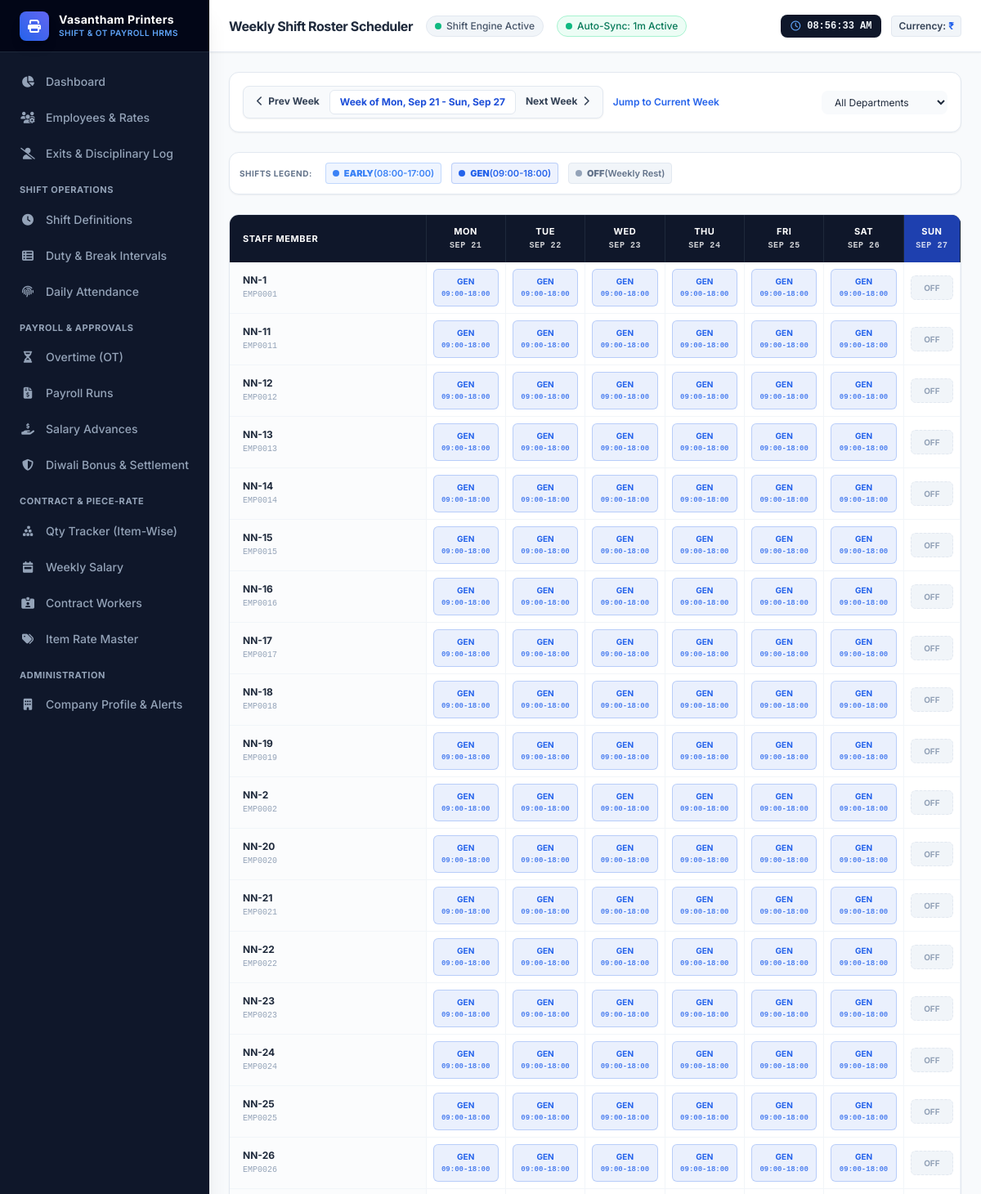
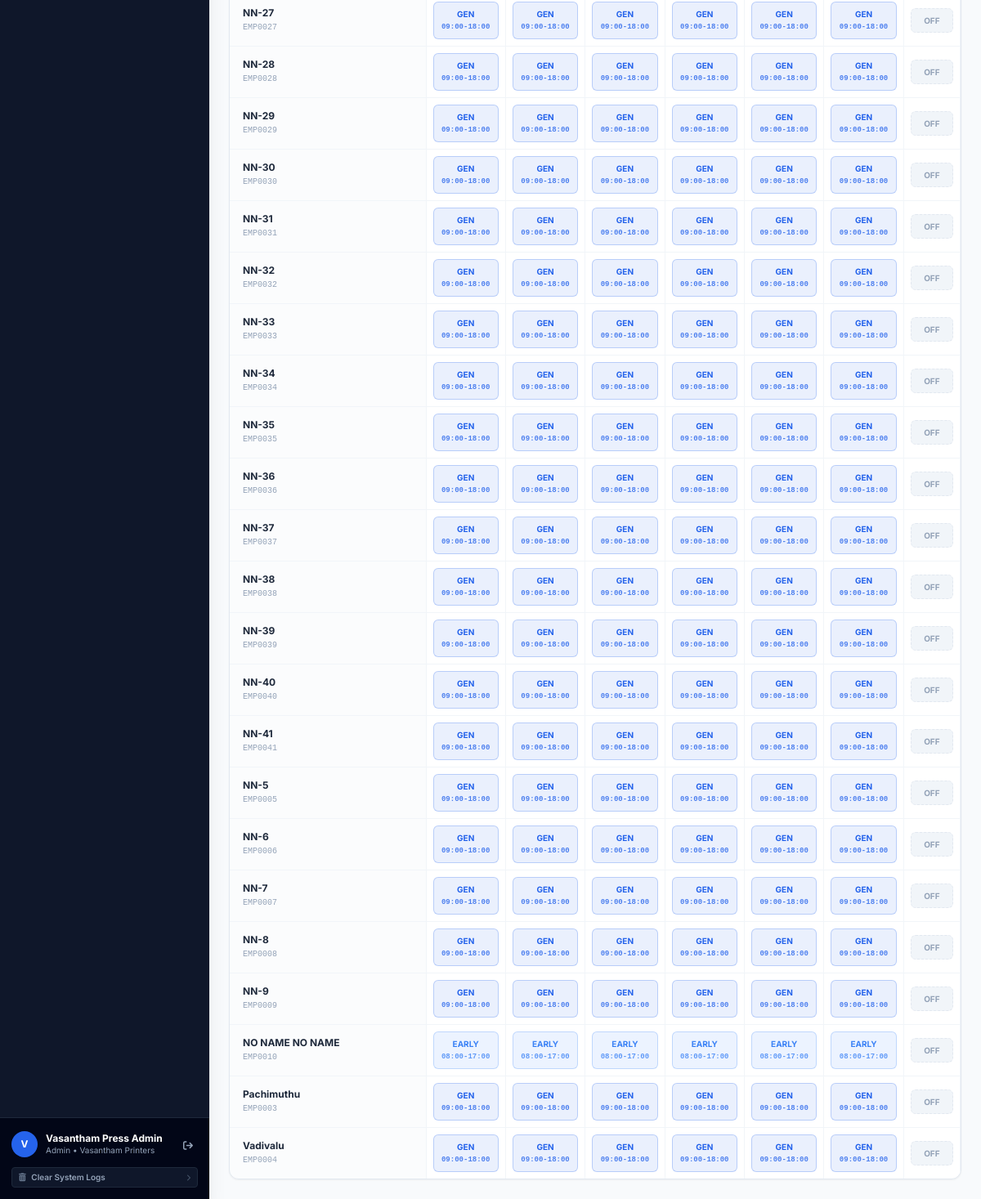
/shifts/roster (signed in), run on an earlier commit of the app's database (2 pictures, top to bottom).
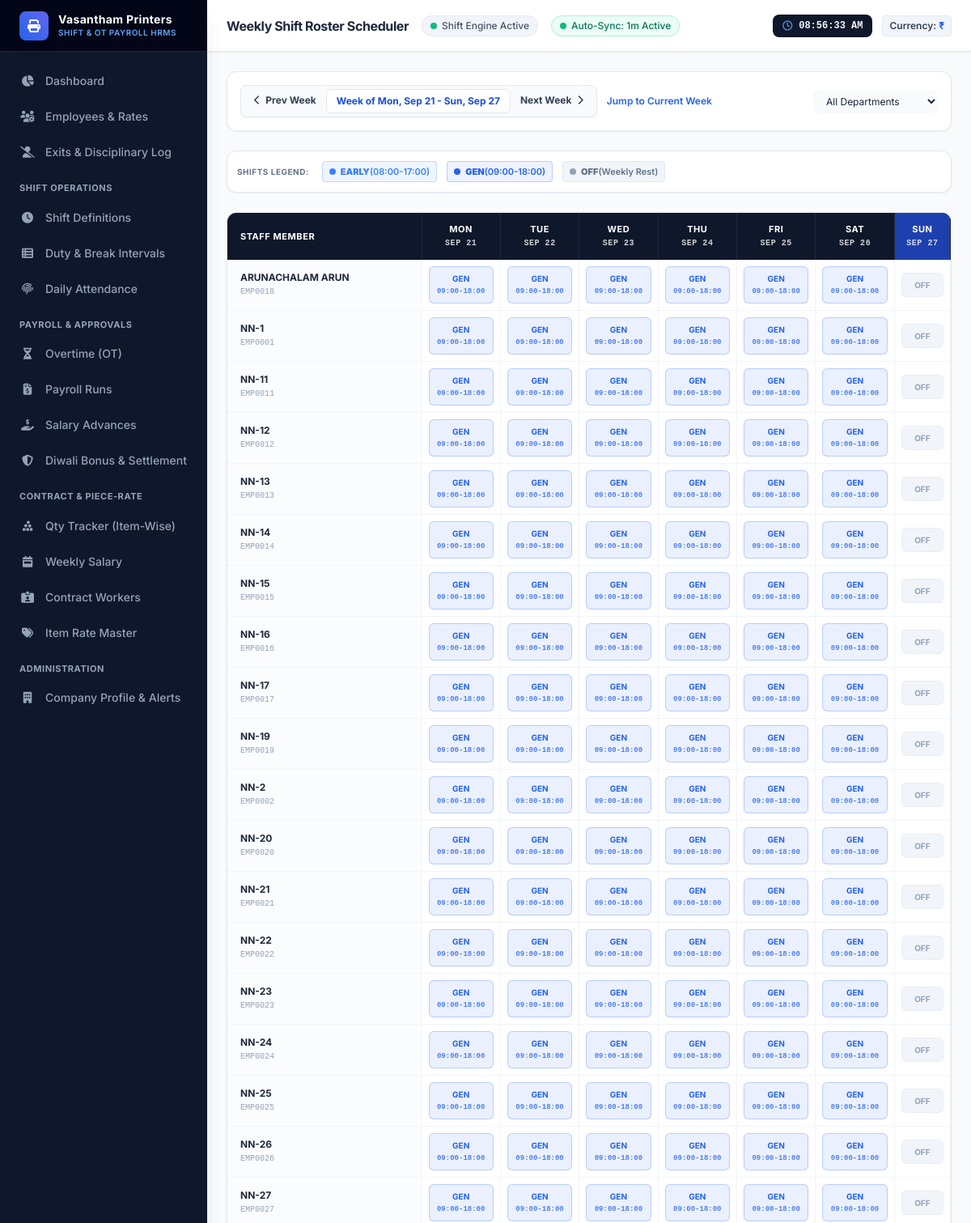
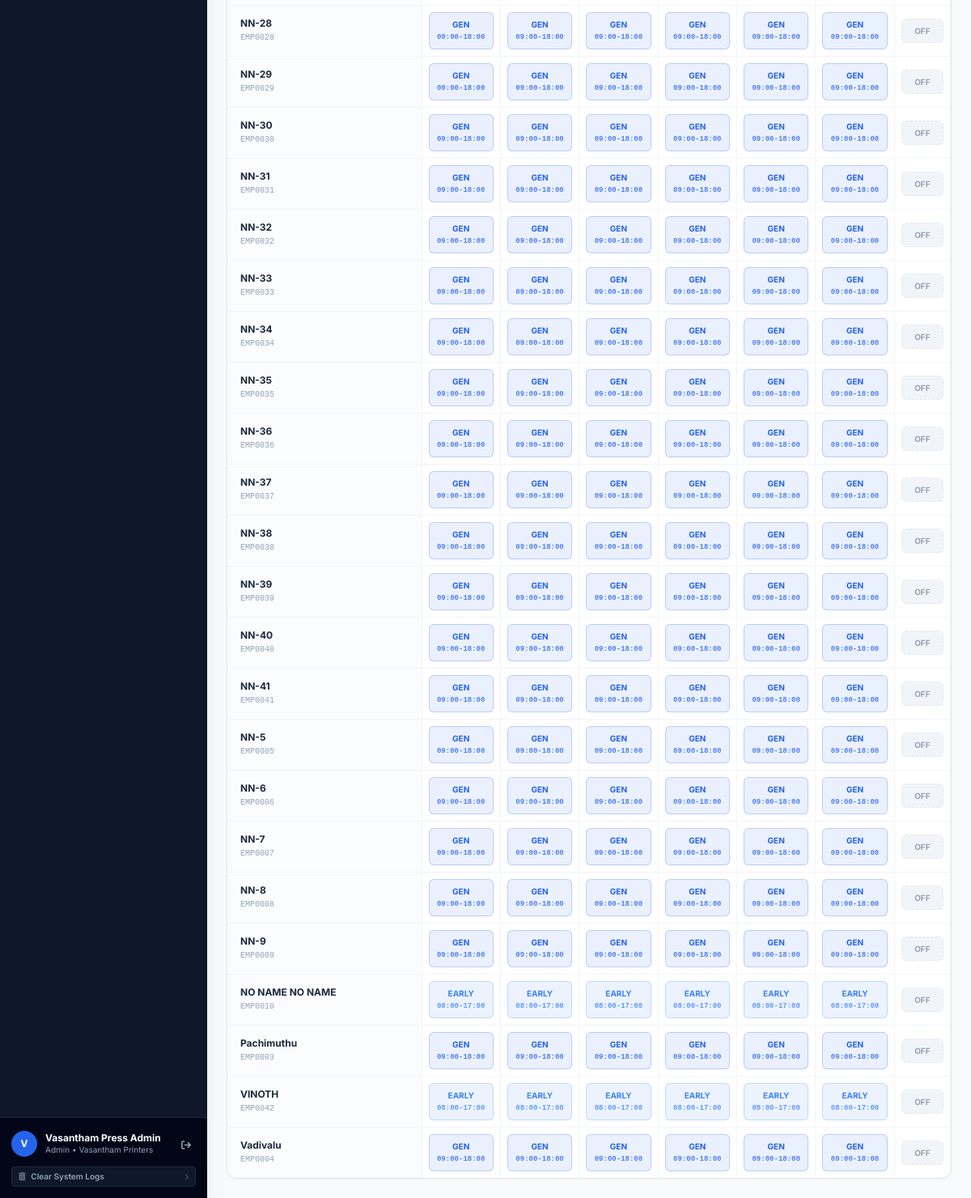
And on a later commit of the database (2 pictures, top to bottom).
### tables this page shows
CREATE TABLE employees (
        id INTEGER PRIMARY KEY AUTOINCREMENT,
        emp_no TEXT UNIQUE NOT NULL,
        first_name TEXT NOT NULL,
        last_name TEXT NOT NULL,
        email TEXT UNIQUE NOT NULL,
        phone TEXT,
        department_id INTEGER NOT NULL REFERENCES departments(id) ON DELETE RESTRICT,
        designation TEXT NOT NULL,
        join_date TEXT NOT NULL,
        default_shift_id INTEGER REFERENCES shifts(id) ON DELETE SET NULL,
        salary_type TEXT NOT NULL DEFAULT 'MONTHLY', -- 'MONTHLY' or 'HOURLY'
        base_salary REAL NOT NULL DEFAULT 30000.0,
        hourly_rate REAL NOT NULL DEFAULT 144.23,
        hra REAL NOT NULL DEFAULT 5000.0,
        special_allowance REAL NOT NULL DEFAULT 2500.0,
        pf_deduction_pct REAL NOT NULL DEFAULT 12.0,
        esi_deduction_pct REAL NOT NULL DEFAULT 0.75,
        tax_deduction_pct REAL NOT NULL DEFAULT 5.0,
        weekly_off_day INTEGER NOT NULL DEFAULT 6, -- 0=Monday, 6=Sunday
        is_active INTEGER NOT NULL DEFAULT 1,
        created_at TIMESTAMP DEFAULT CURRENT_TIMESTAMP
    , pay_frequency TEXT NOT NULL DEFAULT 'MONTHLY', pf_enabled INTEGER NOT NULL DEFAULT 0, esi_enabled INTEGER NOT NULL DEFAULT 0, shift_salary REAL NOT NULL DEFAULT 0.0, ot_hourly_rate REAL NOT NULL DEFAULT 0.0, safety_training_completed INTEGER NOT NULL DEFAULT 1, safety_training_date TEXT, safety_training_approved_by TEXT NOT NULL DEFAULT 'Press Safety Officer', employment_status TEXT NOT NULL DEFAULT 'ACTIVE', status_date TEXT, status_reason TEXT, is_admin INTEGER NOT NULL DEFAULT 0);

CREATE TABLE shifts (
        id INTEGER PRIMARY KEY AUTOINCREMENT,
        code TEXT UNIQUE NOT NULL,
        name TEXT NOT NULL,
        start_time TEXT NOT NULL,         -- '09:00'
        end_time TEXT NOT NULL,           -- '18:00'
        is_overnight INTEGER NOT NULL DEFAULT 0, -- 1 if shift crosses midnight (e.g., 22:00 - 06:00)
        grace_late_mins INTEGER NOT NULL DEFAULT 15,
        grace_early_mins INTEGER NOT NULL DEFAULT 15,
        break_mins INTEGER NOT NULL DEFAULT 60,
        min_hours_half_day REAL NOT NULL DEFAULT 4.5,
        min_hours_full_day REAL NOT NULL DEFAULT 8.0,
        allowance_rate REAL NOT NULL DEFAULT 0.0, -- Extra bonus per shift (e.g., Night shift bonus)
        color TEXT NOT NULL DEFAULT '#3b82f6',
        description TEXT,
        is_active INTEGER NOT NULL DEFAULT 1,
        created_at TIMESTAMP DEFAULT CURRENT_TIMESTAMP
    );

### routes/shifts.py (the view)
@shifts_bp.route("/roster")
def roster_scheduler():
    conn = get_db_connection()
    cursor = conn.cursor()
    date_param = request.args.get("week_start")
    if date_param:
        try:
            start_dt = datetime.strptime(date_param, "%Y-%m-%d")
        except ValueError:
            start_dt = datetime.now()
    else:
        start_dt = datetime.now()
    monday_dt = start_dt - timedelta(days=start_dt.weekday())
    week_days = []
    for i in range(7):
        d = monday_dt + timedelta(days=i)
        week_days.append({
            "date_str": d.strftime("%Y-%m-%d"),
            "display": d.strftime("%a, %b %d"),
            "weekday": d.weekday(),
            "is_today": d.strftime("%Y-%m-%d") == date.today().strftime("%Y-%m-%d")
        })
    prev_week = (monday_dt - timedelta(days=7)).strftime("%Y-%m-%d")
    next_week = (monday_dt + timedelta(days=7)).strftime("%Y-%m-%d")
    cursor.execute("SELECT * FROM departments ORDER BY name")
    departments = [dict(row) for row in cursor.fetchall()]
    cursor.execute("SELECT * FROM shifts WHERE is_active = 1 ORDER BY name")
    shifts = [dict(row) for row in cursor.fetchall()]
    shift_dict = {s["id"]: s for s in shifts}
    dept_id = request.args.get("dept")
    emp_query = "SELECT id, emp_no, first_name, last_name, default_shift_id, department_id FROM employees WHERE is_active = 1"
    emp_params = []
    if dept_id and dept_id.isdigit():
        emp_query += " AND department_id = ?"
        emp_params.append(int(dept_id))
    emp_query += " ORDER BY first_name ASC"
    cursor.execute(emp_query, emp_params)
    employees = [dict(row) for row in cursor.fetchall()]
    start_str = week_days[0]["date_str"]
    end_str = week_days[-1]["date_str"]
    cursor.execute("""
        SELECT * FROM roster_schedules
        WHERE date >= ? AND date <= ?
    """, (start_str, end_str))
    roster_rows = cursor.fetchall()
    roster_map = {}
    for r in roster_rows:
        roster_map[(r["employee_id"], r["date"])] = dict(r)
    matrix = []
    for emp in employees:
        row_days = []
        for wd in week_days:
            dt_str = wd["date_str"]
            entry = roster_map.get((emp["id"], dt_str))
            if entry:
                shift_id = entry["shift_id"]
                is_off = entry["is_off_day"]
                shift_obj = shift_dict.get(shift_id) if shift_id else None
            else:
                is_off = 1 if wd["weekday"] == 6 else 0
                shift_id = None if is_off else emp["default_shift_id"]
                shift_obj = shift_dict.get(shift_id) if shift_id else None
            row_days.append({
                "date": dt_str,
                "is_off": is_off,
                "shift": shift_obj,
                "shift_id": shift_id
            })
        matrix.append({
            "employee": emp,
            "days": row_days
        })
    conn.close()
    return render_template(
        "shifts/roster.html",
        matrix=matrix,
        week_days=week_days,
        monday_str=monday_dt.strftime("%Y-%m-%d"),
        prev_week=prev_week,
        next_week=next_week,
        departments=departments,
        shifts=shifts,
        selected_dept=dept_id
    )

### database.py (called while the page is built)
def get_db_connection():
    db_path = os.environ.get("HRMS_DB_PATH", DB_PATH)
    conn = sqlite3.connect(db_path, timeout=30.0)
    conn.row_factory = sqlite3.Row
    conn.execute("PRAGMA foreign_keys = ON;")
    conn.execute("PRAGMA journal_mode = WAL;")
    conn.execute("PRAGMA synchronous = NORMAL;")
    conn.execute("PRAGMA busy_timeout = 30000;")
    return conn

### models/auto_sync.py (called while the page is built)
def get_syncer():
    global _syncer_instance
    if _syncer_instance is None:
        _syncer_instance = BiometricAutoSyncer(interval_seconds=60, days_back=7)
    return _syncer_instance

def get_auto_sync_status():
    syncer = get_syncer()
    return syncer.get_status()

### templates/shifts/roster.html (shortened to what the changed rows need)
{% extends "base.html" %}
{% block header_title %}Weekly Shift Roster Scheduler{% endblock %}
{% block content %}
<div class="space-y-6 max-w-7xl mx-auto">
    <div class="bg-white p-3 rounded-xl border border-slate-200 shadow-sm flex flex-wrap items-center gap-3 text-xs">
        <span class="font-bold text-slate-500 uppercase text-[10px] tracking-wider mr-1">Shifts Legend:</span>
        {% for s in shifts %}
        <span class="inline-flex items-center px-2 py-1 rounded text-[11px] font-semibold" style="background-color: {{ s.color }}15; color: {{ s.color }}; border: 1px solid {{ s.color }}40;">
            <span class="w-2 h-2 rounded-full mr-1.5" style="background-color: {{ s.color }};"></span>
            <strong>{{ s.code }}</strong> ({{ s.start_time }}-{{ s.end_time }}{% if s.is_overnight %} +1{% endif %})
        </span>
        {% endfor %}
        <span class="inline-flex items-center px-2 py-1 rounded text-[11px] font-semibold bg-slate-100 text-slate-500 border border-slate-200">
            <span class="w-2 h-2 rounded-full bg-slate-400 mr-1.5"></span>
            <strong>OFF</strong> (Weekly Rest)
        </span>
    </div>
    <div class="bg-white rounded-xl border border-slate-200 shadow-sm overflow-hidden">
        <div class="overflow-x-auto">
            <table class="w-full text-left text-xs border-collapse">
                <thead>
                    <tr class="bg-slate-900 text-white font-semibold uppercase tracking-wider text-[11px]">
                        <th class="py-3 px-4 w-60 border-r border-slate-800">Staff Member</th>
                        {% for d in week_days %}
                        <th class="py-3 px-3 text-center border-r border-slate-800 {% if d.is_today %}bg-blue-800 text-white{% endif %}">
                            <span class="block">{{ d.display.split(',')[0] }}</span>
                            <span class="text-[10px] opacity-80 font-mono">{{ d.display.split(',')[1] }}</span>
                        </th>
                        {% endfor %}
                    </tr>
                </thead>
                <tbody class="divide-y divide-slate-100">
                    {% for row in matrix %}
                    <tr class="hover:bg-slate-50/70 transition">
                        <td class="py-3 px-4 border-r border-slate-100 bg-slate-50/50">
                            <span class="font-bold text-slate-800 block">{{ row.employee.first_name }} {{ row.employee.last_name }}</span>
                            <span class="text-[10px] font-mono text-slate-400">{{ row.employee.emp_no }}</span>
                        </td>
                        {% for day in row.days %}
                        <td class="p-2 border-r border-slate-100 text-center cursor-pointer hover:bg-blue-50/40 transition group"
                            onclick="openRosterEditModal({{ row.employee.id }}, '{{ row.employee.first_name }} {{ row.employee.last_name }}', '{{ day.date }}', {{ day.shift_id or 'null' }}, {{ day.is_off }})">
                            {% if day.is_off %}
                            <span class="inline-block w-full py-1.5 px-2 rounded-md font-bold text-[10px] bg-slate-100 text-slate-400 border border-dashed border-slate-200 group-hover:border-blue-300">
                                OFF
                            </span>
                            {% elif day.shift %}
                            <span class="inline-block w-full py-1.5 px-1.5 rounded-md font-bold text-[10px] shadow-2xs group-hover:scale-105 transition transform"
                                  style="background-color: {{ day.shift.color }}18; color: {{ day.shift.color }}; border: 1px solid {{ day.shift.color }}40;">
                                {{ day.shift.code }}
                                <span class="block text-[9px] font-mono opacity-80">{{ day.shift.start_time }}-{{ day.shift.end_time }}</span>
                            </span>
                            {% else %}
                            <span class="inline-block w-full py-1.5 px-2 rounded-md text-[10px] text-slate-300 border border-dashed border-slate-200">
                                Unassigned
                            </span>
                            {% endif %}
                        </td>
                        {% endfor %}
                    </tr>
                    {% endfor %}
                </tbody>
            </table>
        </div>
    </div>
</div>
{% endblock %}

What changed in the data, as far as the page shows it:
changed employees "EMP0018": first_name "NN-18" → "ARUNACHALAM" (drawn)
added employees: employee.first_name "VINOTH", employee.emp_no "EMP0042"
Also different on the page:
new list line: "ARUNACHALAM ARUN EMP0018"
new list line: "GEN 09:00 18:00 GEN 09:00 18:00 GEN 09:00 18:00 GEN 09:00 18:00 GEN 09:00 18:00 GEN 09:00 18:00"
new list line: "- - - - - - OFF"
new list line: "EARLY 08:00 17:00 EARLY 08:00 17:00 EARLY 08:00 17:00 EARLY 08:00 17:00 EARLY 08:00 17:00 EARLY 08:00 17:00"
list line gone: "NN-18 EMP0018"
list line gone: "GEN 09:00 18:00 GEN 09:00 18:00 GEN 09:00 18:00 GEN 09:00 18:00 GEN 09:00 18:00 GEN 09:00 18:00"
list line gone: "- - - - - - OFF"
